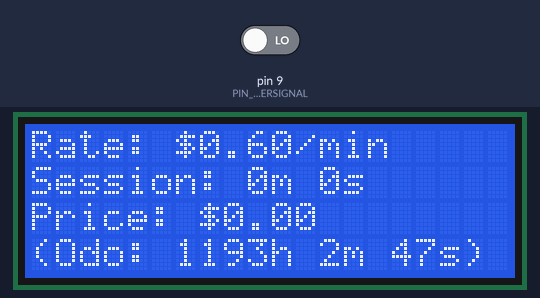
This sketch was run on a simulated Arduino Uno, built with avr-gcc and run on an emulated ATmega328P. Parts: 20×4 character LCD. The inputs (shaded band) are chosen by the test bench; at power-on: pin 9 (PIN_WELDERSIGNAL) LOW. EEPROM starts erased.

Above: at 6.4 s.
6.5 s: pin 9 (PIN_WELDERSIGNAL) driven HIGH
At 6.53 s:
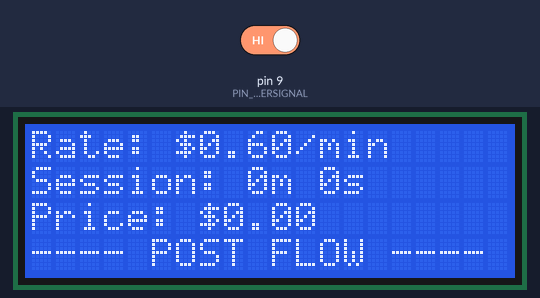
8.0 s: pin 9 (PIN_WELDERSIGNAL) driven LOW
At 8.7 s:
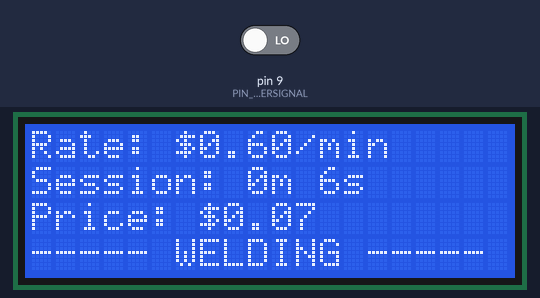
9.5 s: pin 9 (PIN_WELDERSIGNAL) driven HIGH
At 10.8 s:
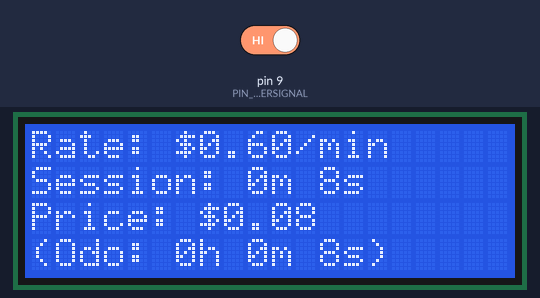
Timing chart, 0 to 12.5 s (numbered marks = the images above; inputs shaded):
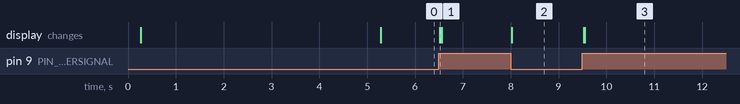

Measured:
- after the input at 6.5 s, the display: changes at once (image 1)
- after the input at 8.0 s, the display: changes at once (image 2)
- after the input at 9.5 s, the display: first changes at once (image 3 shows a later state)

The sketch:

WelderTimer_v2-2_InOperation.ino
```cpp
// MIG Welder trigger timer

//https://groups.google.com/forum/#!msg/protospace-discuss/mmDGLw4DFE4/Ga710BHeAwAJ

#include <LiquidCrystal.h>
#include <EEPROM.h>


const float PRICE_PER_MINUTE = 0.6; //Dollars per minute

const int POSTFLOW_DURATION = 0; // How long to keep the timer running after trigger is released, to account for extra gas flow
const int DISPLAY_REFRESH_INTERVAL=-1; //Set to -1 to dissable occassional refresh (might not need this anymore)
const unsigned long SLEEP_DELAY = 30 * 60000; // Incase we ever want to turn off the scree due to inactivity

// Welder and Trigger Status options
const int TRIGGER_PULLED = LOW; // User is Welding!
const int TRIGGER_OFF = HIGH; // User is not currently welding

const int STATE_OFF = 0;
const int STATE_WELDING = 1;
const int STATE_POSTFLOW = 2;

// Pins
const int LCD_PINS_RS = 12; //previous value 12
const int LCD_PINS_E = 11; // previous value 11
const int LCD_PINS_D4 = 4;
const int LCD_PINS_D5 = 3; // previous value 4
const int LCD_PINS_D6 = 2;
const int LCD_PINS_D7 = 1;

const int PIN_WELDERSIGNAL = 9; // Pin receiving on/off signal from welder (through optocoupler)


// Define Variables
unsigned long timerStart = 0; //millis reading when timer starts. Rollover safe due to unsigned
unsigned long currentTime, postflowStart = 0;
unsigned long odometer;
unsigned long displayRefreshLast = 0;

unsigned long totalWeldTime = 0; //time elapsed in milliseconds
unsigned long previousSessionTime;

int previousTriggerStatus, currentTriggerStatus = 0;
int currentWelderState = STATE_OFF;


//Setup LCD
LiquidCrystal lcd(LCD_PINS_RS, \
                  LCD_PINS_E, \
                  LCD_PINS_D4, \
                  LCD_PINS_D5, \
                  LCD_PINS_D6, \
                  LCD_PINS_D7);


// Print time to LCD with "##m ##s" format
void printTime(long timeValue, boolean hours, boolean minutes, boolean seconds){
  float h, m, s;
  unsigned long over;
  over = timeValue;

  if (hours){ //show hours
    h = over/3600000;
    over = over % 3600000;
    lcd.print(int(h)); lcd.print("h ");
  }
  if (minutes){ //show minutes
    m = over/60000;
    over = over % 60000;
    lcd.print(int(m)); lcd.print("m ");
  }
  if (seconds){ //show seconds
    s = over/1000;
    over = over % 1000;
    lcd.print(int(s)); lcd.print("s");
  }
}


// Returns the price for the time provided as timeValue.
float calculatePrice(long timeValue){
  return (timeValue/60000.0)*PRICE_PER_MINUTE;
}

// Update what is seen on the LCD
void updateDisplay(){
  lcd.clear();
  lcd.setCursor(0,0);
  lcd.print("Rate: $");
  lcd.print(PRICE_PER_MINUTE, 2);
  lcd.print("/min");

  lcd.setCursor(0,1);
  lcd.print("Session: ");
  printTime(totalWeldTime, false, true, true);

  lcd.setCursor(0,2);
  lcd.print("Price: $");
  lcd.print(calculatePrice(totalWeldTime), 2);

  // welder state information
  lcd.setCursor(0,3);
  if (currentWelderState==STATE_WELDING){
    lcd.print("----- WELDING -----");
  }
  else if(currentWelderState==STATE_POSTFLOW){
    lcd.print("---- POST FLOW ----");
  }
  else if(currentWelderState==STATE_OFF){
    // I don't think we need to display anything about the state the welder is in when it's not doing anything
    lcd.print("(Odo: ");
    printTime(odometer+totalWeldTime, true, true, true);
    lcd.print(")");
  }
}

void displayPreviousSession(){
  EEPROM.get(4,previousSessionTime);
  lcd.clear();
  lcd.setCursor(0,1);
  lcd.print("Previous: ");
  printTime(previousSessionTime, false, true, true);

  lcd.setCursor(0,2);
  lcd.print("Price: $");
  lcd.print(calculatePrice(previousSessionTime), 2);

  delay(5000);
}

// Simple trigger debounce test. Was getting weird stuff occasionally without this, but it was like 3am at the time and it could have been due to something else. Also the rest of the code has been revised since then
boolean debounceOK(){
  delay(10);
  return currentTriggerStatus == digitalRead(PIN_WELDERSIGNAL);
}


// Things to do when Arduino starts up
void setup() {
  delay(200); //delay to let everything settle down after powering up
  EEPROM.get(0,odometer);

  pinMode(PIN_WELDERSIGNAL, INPUT);

  lcd.begin(20, 4);

  currentTriggerStatus = digitalRead(PIN_WELDERSIGNAL);
  previousTriggerStatus = currentTriggerStatus;


  displayPreviousSession();
  updateDisplay();
}

void loop()
{
  currentTriggerStatus = digitalRead(PIN_WELDERSIGNAL); // read the status of the trigger pin
  currentTime = millis(); // record time of last trigger check
  if (currentTriggerStatus != previousTriggerStatus) // If trigger status has changed then...
    {
    if(debounceOK())
    {
      switch(currentTriggerStatus){
        case TRIGGER_PULLED:
          if(currentWelderState==STATE_OFF){ // Avoids clearing the timer if it hasn't finished purging gas
            timerStart=currentTime;
          }
          currentWelderState=STATE_WELDING;
          updateDisplay();
          break;
        case TRIGGER_OFF:
          currentWelderState = STATE_POSTFLOW;
          postflowStart = currentTime;
          updateDisplay();
          break;
      }
      previousTriggerStatus=currentTriggerStatus;
    }
    else{ // Trigger debounce test failed. Put things back to what it was before, and if the trigger has in fact changed status, it will be caught the next time through the loop.
      currentTriggerStatus = previousTriggerStatus;
    }
  }
  else{ //This is what normally occurs, as changes in trigger status are infrequent
    if(currentWelderState==STATE_POSTFLOW && currentTime - postflowStart > POSTFLOW_DURATION){ // Checks to see if gas post flow should end, and if so record time and update price, odometer reading, and update displate
      currentWelderState = STATE_OFF; // post flow over, therefore next stage is welder is doing nothing

      totalWeldTime += currentTime - timerStart; // calculate total weld time for this session

      EEPROM.put(0,odometer+totalWeldTime);
      EEPROM.put(4, totalWeldTime);

      timerStart=currentTime; // reset timer so it can be used for the sleep option if nothing happens for a long time.

      updateDisplay();
    }
 }
}
```
